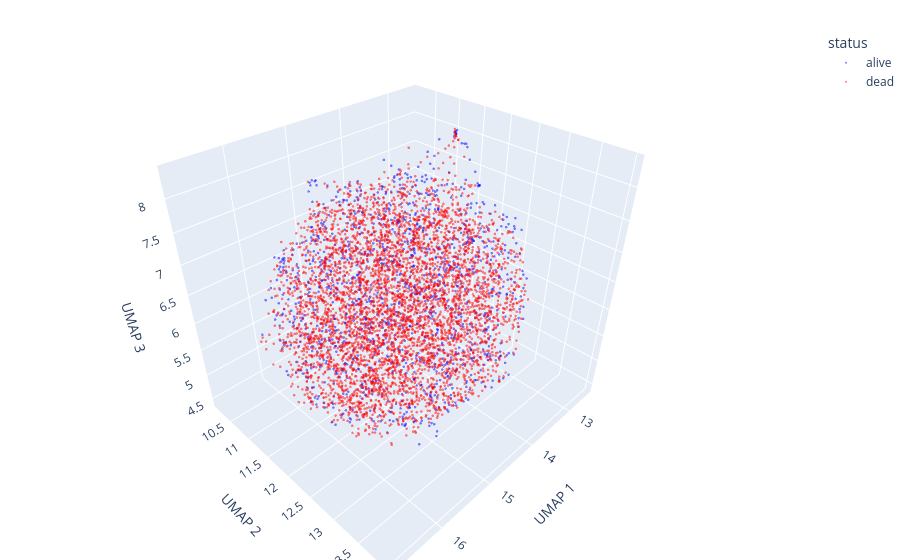

Notebook code cell kept with this figure:
### Code cell
dead_set = set(dead_neurons_idxs)
df = pd.DataFrame({
    'UMAP 1': embedding[:, 0],
    'UMAP 2': embedding[:, 1],
    'UMAP 3': embedding[:, 2],
    'status': ['dead' if i in dead_set else 'alive' for i in range(len(embedding))]
})

fig = px.scatter_3d(
    df, x='UMAP 1', y='UMAP 2', z='UMAP 3',
    color='status',
    color_discrete_map={'alive': 'blue', 'dead': 'red'},
    opacity=0.5,
)
fig.update_traces(marker_size=1.5)
fig.update_layout(margin=dict(l=0, r=0, b=0, t=30))
fig.show()

### Figure 1 — Plotly figure (JSON) as saved in the notebook; plotly's stock layout.template omitted (floating-point values rounded to 4 significant figures; data arrays with more than 128 entries replaced by an {"elided": "..."} marker saying what was removed)
{"data": [{"hovertemplate": "status=alive<br>UMAP 1=%{x}<br>UMAP 2=%{y}<br>UMAP 3=%{z}<extra></extra>", "legendgroup": "alive", "marker": {"color": "blue", "opacity": 0.5, "size": 1.5, "symbol": "circle"}, "mode": "markers", "name": "alive", "scene": "scene", "showlegend": true, "type": "scatter3d", "x": {"elided": "1266 float values"}, "y": {"elided": "1266 float values"}, "z": {"elided": "1266 float values"}}, {"hovertemplate": "status=dead<br>UMAP 1=%{x}<br>UMAP 2=%{y}<br>UMAP 3=%{z}<extra></extra>", "legendgroup": "dead", "marker": {"color": "red", "opacity": 0.5, "size": 1.5, "symbol": "circle"}, "mode": "markers", "name": "dead", "scene": "scene", "showlegend": true, "type": "scatter3d", "x": {"elided": "4878 float values"}, "y": {"elided": "4878 float values"}, "z": {"elided": "4878 float values"}}], "layout": {"legend": {"title": {"text": "status"}, "tracegroupgap": 0}, "margin": {"b": 0, "l": 0, "r": 0, "t": 30}, "scene": {"domain": {"x": [0, 1], "y": [0, 1]}, "xaxis": {"title": {"text": "UMAP 1"}}, "yaxis": {"title": {"text": "UMAP 2"}}, "zaxis": {"title": {"text": "UMAP 3"}}}}}
